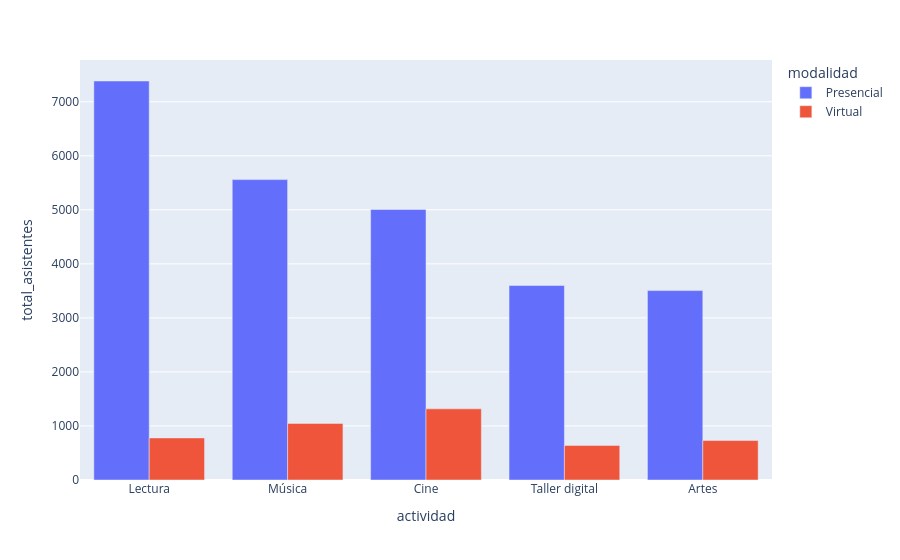

Source (notebook cell):
### Code cell
fig = px.bar(data_frame=df_plot, x="actividad", y="total_asistentes", color="modalidad", barmode="group")
fig.show()

### Figure 1 — Plotly figure (JSON) as saved in the notebook; plotly's stock layout.template omitted (floating-point values rounded to 4 significant figures)
{"data": [{"alignmentgroup": "True", "hovertemplate": "modalidad=Presencial<br>actividad=%{x}<br>total_asistentes=%{y}<extra></extra>", "legendgroup": "Presencial", "marker": {"color": "#636efa", "pattern": {"shape": ""}}, "name": "Presencial", "offsetgroup": "Presencial", "orientation": "v", "showlegend": true, "textposition": "auto", "type": "bar", "x": ["Lectura", "Música", "Cine", "Taller digital", "Artes"], "xaxis": "x", "y": [7384, 5559, 5007, 3599, 3505], "yaxis": "y"}, {"alignmentgroup": "True", "hovertemplate": "modalidad=Virtual<br>actividad=%{x}<br>total_asistentes=%{y}<extra></extra>", "legendgroup": "Virtual", "marker": {"color": "#EF553B", "pattern": {"shape": ""}}, "name": "Virtual", "offsetgroup": "Virtual", "orientation": "v", "showlegend": true, "textposition": "auto", "type": "bar", "x": ["Cine", "Música", "Lectura", "Artes", "Taller digital"], "xaxis": "x", "y": [1317, 1047, 779, 730, 639], "yaxis": "y"}], "layout": {"barmode": "group", "legend": {"title": {"text": "modalidad"}, "tracegroupgap": 0}, "margin": {"t": 60}, "xaxis": {"anchor": "y", "domain": [0, 1], "title": {"text": "actividad"}}, "yaxis": {"anchor": "x", "domain": [0, 1], "title": {"text": "total_asistentes"}}}}
